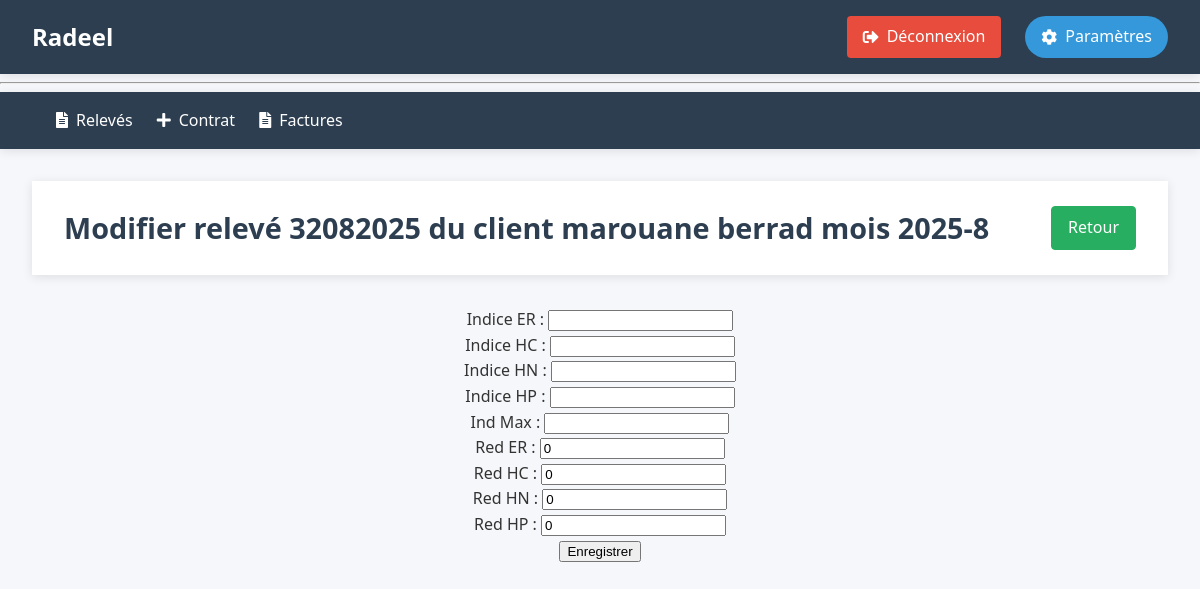
Page /32082025/modifier (signed in) on the committed database.
### tables this page shows
CREATE TABLE releves (
    id TEXT PRIMARY KEY NOT NULL,
    Nr_contrat INTEGER NOT NULL,
    mois INTEGER CHECK (mois BETWEEN 1 AND 12),
    annee INTEGER ,
    IER INTEGER CHECK(IER >= 0),-- Indicateur d'energie reactif
    IEA_HC INTEGER CHECK(IEA_HC >= 0),-- Indicateur d'energie active en heures creuses
    IEA_HN INTEGER CHECK(IEA_HN >= 0),-- Indicateur d'energie active en heures normales
    IEA_HP INTEGER CHECK(IEA_HP >= 0),-- Indicateur d'energie active en heures pleines
    RED_ER INTEGER DEFAULT 0,--Redressement d'energie reactif
    RED_EA_HC INTEGER DEFAULT 0,--Redressement d'energie active en heures creuses
    RED_EA_HN INTEGER DEFAULT 0,--Redressement d'energie active en heures normales
    RED_EA_HP INTEGER DEFAULT 0 ,--Redressement d'energie active en heures pleines
    IMAX INTEGER CHECK(IMAX >= 0),--Indicateur de maximum KW
    statut TEXT DEFAULT 'non valide' CHECK(statut IN ('valide', 'non valide')),
    FOREIGN KEY (Nr_contrat) REFERENCES contrats(Nr_contrat) ON DELETE CASCADE
    --UNIQUE(Nr_contrat, mois, annee) -- Assure qu'il n'y a qu'un relevé par mois et par contrat
);

CREATE TABLE contrats (
    Nr_contrat INTEGER PRIMARY KEY ,
    nom_abonne TEXT NOT NULL,
    Adresse TEXT NOT NULL,
    date_contrat DATE NOT NULL DEFAULT CURRENT_DATE,
    Secteur INTEGER NOT NULL,
    Puissance_souscrite INTEGER NOT NULL CHECK(Puissance_souscrite > 0),
    Puissance_installee INTEGER NOT NULL CHECK(Puissance_installee > 0),
    type_installation INTEGER NOT NULL CHECK(type_installation IN (1, 2, 12)),
    statut TEXT NOT NULL DEFAULT 'actif' CHECK(statut IN ('actif', 'resile', 'suspendu'))
);

### radeel/releve.py (the view, shortened to what this page needs)
@br.route("/<id>/modifier", methods=["GET", "POST"])
def modifier(id):
    db = get_db()
    releve = db.execute("""
        SELECT r.*, c.nom_abonne
        FROM releves r
        JOIN contrats c ON c.Nr_contrat = r.Nr_contrat
        WHERE r.id= ? """, (id,)).fetchone()
    if  releve is None:
        flash("Relevé non trouvé.", "error")
        return redirect(url_for('releve.index'))
    mois = f"{releve['annee']}-{releve['mois']}"
    return render_template('releves/modifier.html', releve = releve , mois=mois)

### radeel/auth.py (called while the page is built)
@bp.before_app_request
def load_logged_in_user():
    user_id = session.get('user_id')
    if user_id is None:
        g.user = None
    else:
        g.user = get_db().execute(
            'SELECT * FROM user WHERE id = ?', (user_id,)
        ).fetchone()

def login_required(view):
    @functools.wraps(view)
    def wrapped_view(**kwargs):
        if not session.get('authenticated'):
            return redirect(url_for('auth.login'))
        return view(**kwargs)
    return wrapped_view

### radeel/db.py (called while the page is built)
def get_db():
    if 'db' not in g:
        g.db = sqlite3.connect(
            current_app.config['DATABASE'],
            detect_types=sqlite3.PARSE_DECLTYPES
        )
        g.db.execute("PRAGMA foreign_keys = ON;")
        g.db.row_factory = sqlite3.Row
    return g.db

### radeel/releve.py (called while the page is built)
@br.before_request
@login_required
def before_request():
    pass

### radeel/templates/releves/modifier.html
{% extends 'base.html' %}
{% block header %}
    <h1>Modifier relevé {{ releve.id }} du client {{ releve.nom_abonne }} mois {{ mois }}</h1>
    <a href="{{ url_for('releve.afficher', mois=mois) }}" class="btn btn-success">Retour </a>
{% endblock %}
{% block content %}
    <form style="text-align: center;" method="post">
        <label>Indice ER : <input type="number" name="indice_ER" value="{{ releve.IER or '' }}" ></label><br>
        <label>Indice HC : <input type="number" name="indice_HC" value="{{ releve.IEA_HC or '' }}" ></label><br>
        <label>Indice HN : <input type="number" name="indice_HN" value="{{ releve.IEA_HN or '' }}" ></label><br>
        <label>Indice HP : <input type="number" name="indice_HP" value="{{ releve.IEA_HP or '' }}" ></label><br>
        <label>Ind Max : <input type="number" name="Indic_max" value="{{ releve.IMax or '' }}"></label><br>
        <label>Red ER : <input type="number" name="Red_ER" value="{{ releve.Red_ER or '0' }}" ></label><br>
        <label>Red HC : <input type="number" name="Red_HC" value="{{ releve.Red_EA_HC or '0' }}" ></label><br>
        <label>Red HN : <input type="number" name="Red_HN" value="{{ releve.Red_EA_HN or '0' }}" ></label><br>
        <label>Red HP : <input type="number" name="Red_HP" value="{{ releve.Red_EA_HP or '0' }}" ></label><br>
        <button type="submit">Enregistrer</button>
    </form>
{% endblock %}

### radeel/static/style.css (style rules this page uses)
:root { --primary-color: #2c3e50; --secondary-color: #3498db; --accent-color: #e74c3c; --light-color: #ecf0f1; --dark-color: #2c3e50; --success-color: #27ae60; --warning-color: #f39c12; --text-color: #333; --text-light: #95a5a6; --border-radius: 4px; --box-shadow: 0 2px 10px rgba(0, 0, 0, 0.1); --transition: all 0.3s ease; }
body { font-family: 'Segoe UI', Tahoma, Geneva, Verdana, sans-serif; line-height: 1.6; color: var(--text-color); background-color: #f5f7fa; padding: 0; margin: 0; }
header h1 { margin: 0; color: var(--dark-color); font-size: 1.8rem; }
.btn { display: inline-block; padding: 0.5rem 1rem; border-radius: var(--border-radius); text-decoration: none; font-weight: 500; transition: all 0.3s ease; }
.btn-success { background-color: var(--success-color); color: white; border: 1px solid var(--success-color); }
body { font-family: 'Segoe UI', Tahoma, Geneva, Verdana, sans-serif; line-height: 1.6; color: var(--text-color); background-color: #f5f7fa; margin: 0; padding: 0; min-height: 100vh; }

### rows in the picture
releves: id "32082025", Red_ER "0", Red_HC "0", Red_HN "0", Red_HP "0"
contrats: nom_abonne "marouane berrad"

### other values in the picture
{{ mois }} "2025-8"
